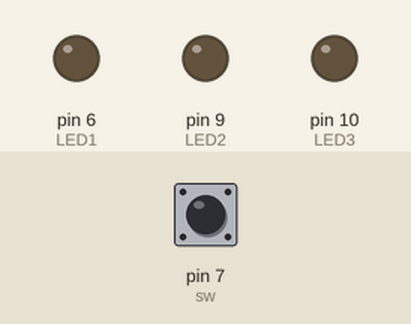
The sketch below on a simulated Arduino Uno, built with avr-gcc and run on an emulated ATmega328P. On the bench: output pins drawn as LEDs (lit = HIGH). Dashed ring = blinking. Inputs (shaded band) come from the test bench; at power-on: pin 7 (sw) LOW.

Above: at 1.2 s.
1.3 s: pin 7 (sw) pulled HIGH for 0.15 s
At 1.75 s:
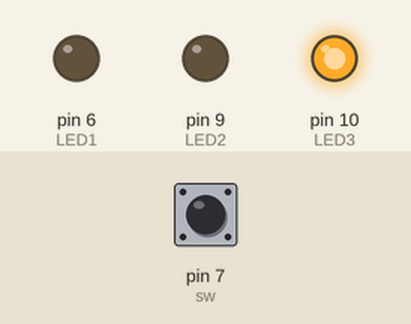
3.4 s: pin 7 (sw) pulled HIGH for 3.2 s
At 3.6 s:
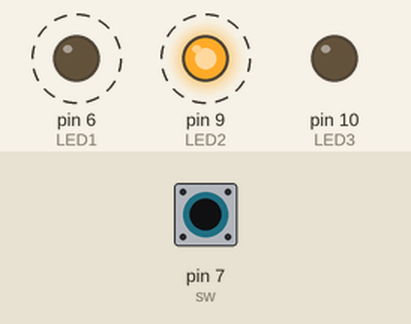
At 4.05 s:
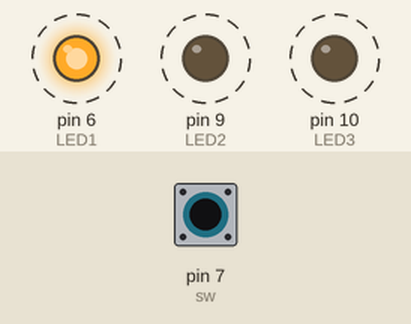
Timing chart, 0 to 8.5 s (numbered marks = the images above; inputs shaded):
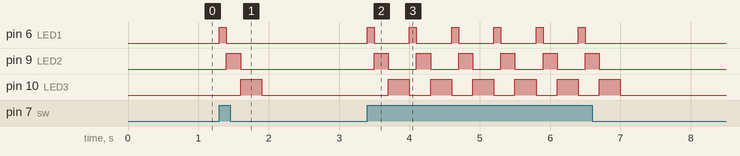

Measured:
- after the input at 1.3 s, pin 6 (LED1): LOW → HIGH at once, → LOW 0.10 s later; pin 9 (LED2): LOW → HIGH after 0.10 s, → LOW 0.20 s later; pin 10 (LED3): LOW → HIGH after 0.30 s, → LOW 0.30 s later
- after the input at 3.4 s, pin 6 (LED1): alternates HIGH for 0.10 s and LOW for 0.50 s, 12 changes in all, then stays LOW, starting at once; pin 9 (LED2): alternates HIGH for 0.20 s and LOW for 0.40 s, 12 changes in all, then stays LOW, starting after 0.10 s

The sketch:

LED.2.ino
```cpp
int sw = 7;
int LED1 = 6;
int LED2 = 9;
int LED3 = 10;
void setup() {
  pinMode(sw, INPUT);
  pinMode(LED1, OUTPUT);
  pinMode(LED2, OUTPUT);
  pinMode(LED3, OUTPUT);
}

void loop() {
  if(digitalRead(sw) == HIGH)
  {
  digitalWrite(6, HIGH);
  delay(100);
  digitalWrite(6, LOW);
  digitalWrite(9, HIGH);
  delay(200);
  digitalWrite(9, LOW);
  digitalWrite(10, HIGH);
  delay(300);
  digitalWrite(10, LOW);
}
}
```
